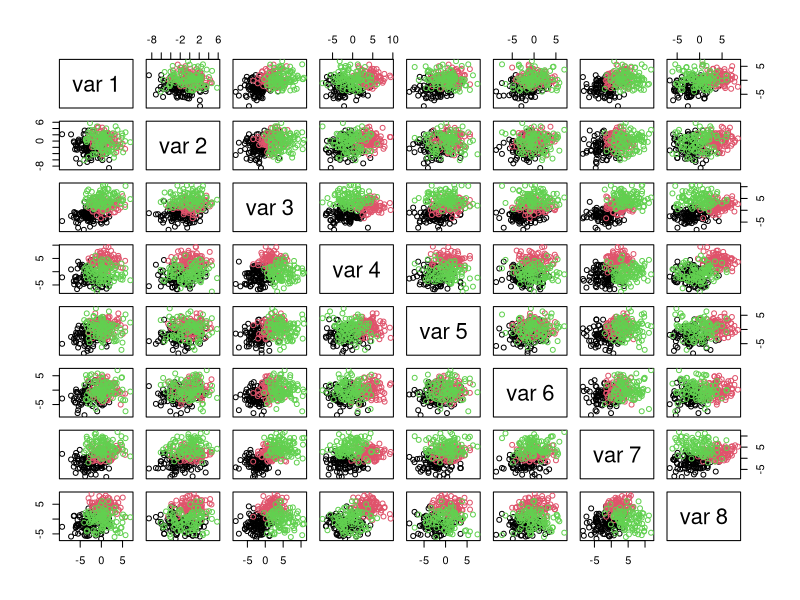

Write R code to recreate this figure.
library(mvtnorm) ## Simulerer multivariate normal fordelinger

n <- 100

pars <- list(list(mean=rep(-2,8),sigma=5*diag(8)),
             list(mean=rep(c(1,0,2,4),2),sigma=4*diag(8)),
             list(mean=rep(c(0,0,5,0),2),sigma=7*diag(8)))

sims <- do.call("rbind",lapply(pars,function(x) rmvnorm(n,mean=x$mean,sigma=x$sigma)))

pairs(sims,col=rep(1:length(pars),each=n))
